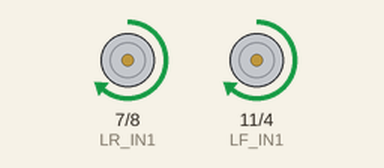
The sketch below on a simulated Arduino Uno, built with avr-gcc and run on an emulated ATmega328P. Parts: motor-driver pin pairs drawn as motors (green arrow = first pin HIGH = forward, orange = second pin HIGH = backward, longer = more drive, scaled by the enable pin).

Above: at 11.1 s.
At 15.6 s:
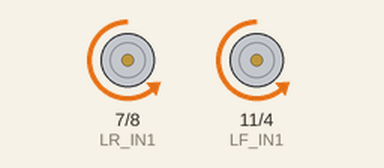
At 18.6 s:
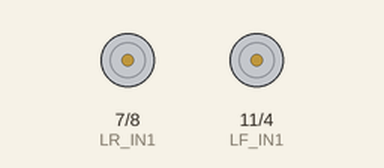
Timing chart, 0 to 20.1 s (numbered marks = the images above):
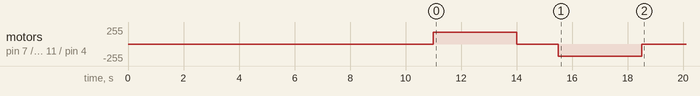

The sketch:

force_left_side_test.ino
```cpp
// force_left_side_test.ino
// Test TB6612 left side: A channel + B channel
// A channel = left rear motor
// B channel = left front motor
//
// SAFETY:
// - Lift the wheels before testing.
// - Do not test on the floor.
// - Keep battery ready to disconnect.
// - This code automatically runs both left motors.

const int LR_PWM = 5;   // PWMA
const int LR_IN1 = 7;   // AIN1
const int LR_IN2 = 8;   // AIN2

const int LF_PWM = 6;   // PWMB
const int LF_IN1 = 11;  // BIN1
const int LF_IN2 = 4;   // BIN2

const int TEST_PWM = 180;

void setup() {
  pinMode(LR_PWM, OUTPUT);
  pinMode(LR_IN1, OUTPUT);
  pinMode(LR_IN2, OUTPUT);

  pinMode(LF_PWM, OUTPUT);
  pinMode(LF_IN1, OUTPUT);
  pinMode(LF_IN2, OUTPUT);

  stopAll();
  delay(2000);

  // 1. Left rear motor forward
  setMotor(LR_PWM, LR_IN1, LR_IN2, TEST_PWM);
  delay(3000);
  stopAll();
  delay(1500);

  // 2. Left front motor forward
  setMotor(LF_PWM, LF_IN1, LF_IN2, TEST_PWM);
  delay(3000);
  stopAll();
  delay(1500);

  // 3. Both left motors forward
  setMotor(LR_PWM, LR_IN1, LR_IN2, TEST_PWM);
  setMotor(LF_PWM, LF_IN1, LF_IN2, TEST_PWM);
  delay(3000);
  stopAll();
  delay(1500);

  // 4. Both left motors reverse
  setMotor(LR_PWM, LR_IN1, LR_IN2, -TEST_PWM);
  setMotor(LF_PWM, LF_IN1, LF_IN2, -TEST_PWM);
  delay(3000);
  stopAll();
}

void loop() {
  stopAll();
}

void setMotor(int pwmPin, int in1, int in2, int pwmValue) {
  if (pwmValue > 0) {
    digitalWrite(in1, HIGH);
    digitalWrite(in2, LOW);
    analogWrite(pwmPin, pwmValue);
  } else if (pwmValue < 0) {
    digitalWrite(in1, LOW);
    digitalWrite(in2, HIGH);
    analogWrite(pwmPin, -pwmValue);
  } else {
    digitalWrite(in1, LOW);
    digitalWrite(in2, LOW);
    analogWrite(pwmPin, 0);
  }
}

void stopAll() {
  setMotor(LR_PWM, LR_IN1, LR_IN2, 0);
  setMotor(LF_PWM, LF_IN1, LF_IN2, 0);
}
```
